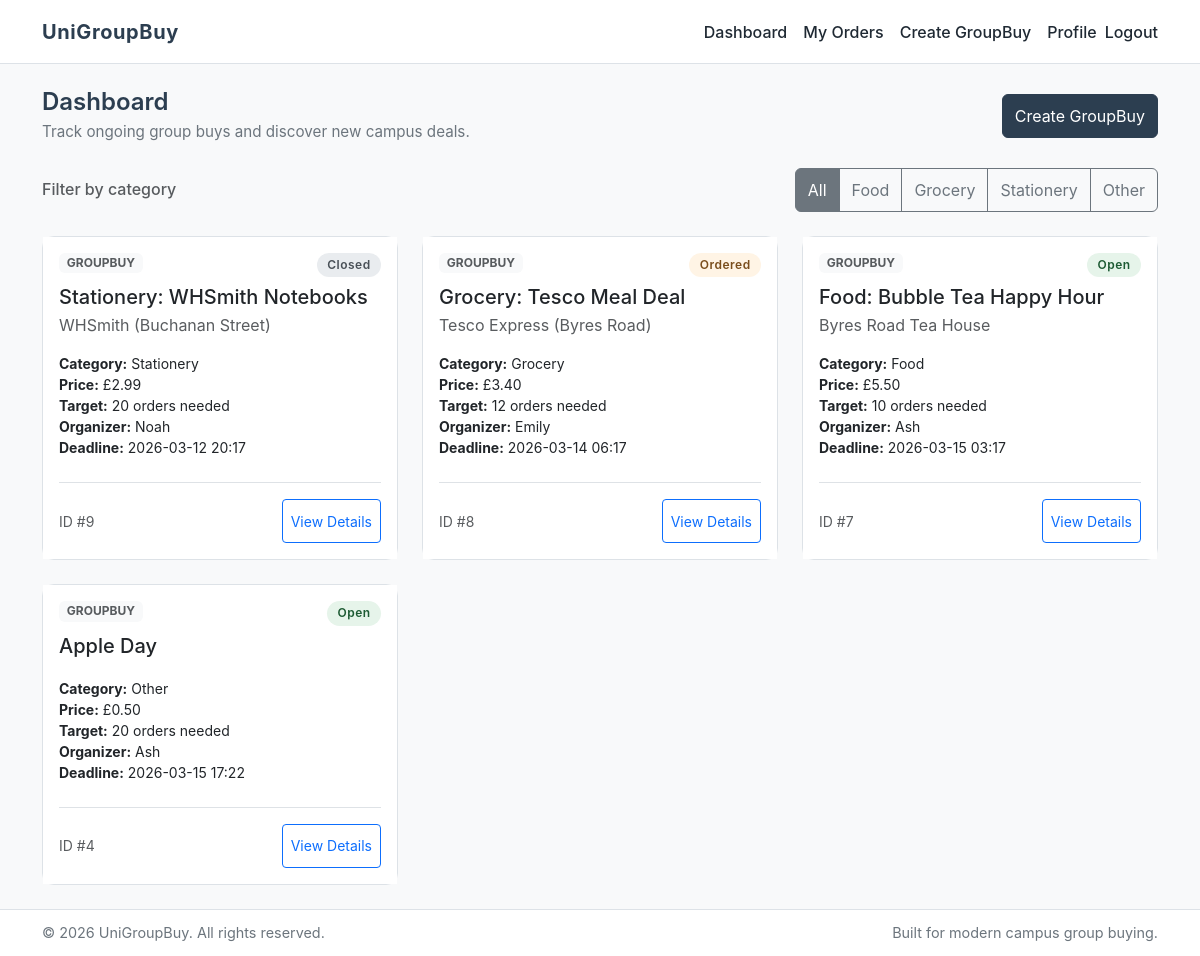
Screenshot of / (signed in) with the database file from the repository.
### groupbuy/models.py (models this page shows, shortened)
class GroupBuy(models.Model):
    CATEGORY_FOOD = "Food"
    CATEGORY_GROCERY = "Grocery"
    CATEGORY_STATIONERY = "Stationery"
    CATEGORY_OTHER = "Other"
    CATEGORY_CHOICES = [
        (CATEGORY_FOOD, "Food"),
        (CATEGORY_GROCERY, "Grocery"),
        (CATEGORY_STATIONERY, "Stationery"),
        (CATEGORY_OTHER, "Other"),
    ]
    STATUS_OPEN = "open"
    STATUS_ORDERED = "ordered"
    STATUS_CLOSED = "closed"
    STATUS_CHOICES = [
        (STATUS_OPEN, "Open"),
        (STATUS_ORDERED, "Ordered"),
        (STATUS_CLOSED, "Closed"),
    ]
    title = models.CharField(max_length=200)
    store_name = models.CharField(max_length=200, blank=True, null=True)
    category = models.CharField(max_length=20, choices=CATEGORY_CHOICES, blank=True, null=True)
    deadline = models.DateTimeField(blank=True, null=True)
    pickup_instructions = models.TextField(blank=True, null=True)
    description = models.TextField(blank=True, null=True)
    price = models.DecimalField(max_digits=8, decimal_places=2)
    target_quantity = models.IntegerField()
    status = models.CharField(max_length=20, choices=STATUS_CHOICES, default=STATUS_OPEN)
    created_by = models.ForeignKey(User, on_delete=models.CASCADE)
    created_at = models.DateTimeField(auto_now_add=True)

### mysite/views.py (the view)
# urls.py: path('', views.dashboard, name="dashboard"),
@login_required
def dashboard(request):
    now = timezone.now()
    sample_organizers = [
        "Ash",
        "Emily",
        "Noah",
    ]
    organizer_users = []
    for username in sample_organizers:
        user, created = User.objects.get_or_create(username=username)
        if created:
            user.set_unusable_password()
            user.save(update_fields=["password"])
        organizer_users.append(user)
    sample_groupbuys = [
        {
            "title": "Food: Bubble Tea Happy Hour",
            "store_name": "Byres Road Tea House",
            "category": GroupBuy.CATEGORY_FOOD,
            "description": "From Byres Road Tea House. Meet at the University of Glasgow library entrance at 6:30 PM.",
            "pickup_instructions": "Meet at the University of Glasgow library entrance at 6:30 PM.",
            "deadline": now + timedelta(days=2, hours=3),
            "price": Decimal("5.50"),
            "target_quantity": 10,
            "status": GroupBuy.STATUS_OPEN,
            "created_by": organizer_users[0],
        },
        {
            "title": "Grocery: Tesco Meal Deal",
            "store_name": "Tesco Express (Byres Road)",
            "category": GroupBuy.CATEGORY_GROCERY,
            "description": "Pick up near Gilmorehill Campus. We will split the discount once we reach the target.",
            "pickup_instructions": "Pick up near Gilmorehill Campus.",
            "deadline": now + timedelta(days=1, hours=6),
            "price": Decimal("3.40"),
            "target_quantity": 12,
            "status": GroupBuy.STATUS_ORDERED,
            "created_by": organizer_users[1],
        },
        {
            "title": "Stationery: WHSmith Notebooks",
            "store_name": "WHSmith (Buchanan Street)",
            "category": GroupBuy.CATEGORY_STATIONERY,
            "description": "Collect at Buchanan Street. Perfect for exam revision notes and group study sessions.",
            "pickup_instructions": "Collect at Buchanan Street.",
            "deadline": now - timedelta(hours=4),
            "price": Decimal("2.99"),
            "target_quantity": 20,
            "status": GroupBuy.STATUS_CLOSED,
            "created_by": organizer_users[2],
        },
    ]
    for sample in sample_groupbuys:
        groupbuy, _created = GroupBuy.objects.get_or_create(
            title=sample["title"],
            defaults={
                "description": sample["description"],
                "store_name": sample["store_name"],
                "category": sample["category"],
                "pickup_instructions": sample["pickup_instructions"],
                "deadline": sample["deadline"],
                "price": sample["price"],
                "target_quantity": sample["target_quantity"],
                "status": sample["status"],
                "created_by": sample["created_by"],
            },
        )
        if groupbuy.created_by_id == request.user.id:
            groupbuy.created_by = sample["created_by"]
            groupbuy.save(update_fields=["created_by"])
        updated_fields = []
        if groupbuy.store_name != sample["store_name"]:
            groupbuy.store_name = sample["store_name"]
            updated_fields.append("store_name")
        if groupbuy.category != sample["category"]:
            groupbuy.category = sample["category"]
            updated_fields.append("category")
        if groupbuy.pickup_instructions != sample["pickup_instructions"]:
            groupbuy.pickup_instructions = sample["pickup_instructions"]
            updated_fields.append("pickup_instructions")
        if groupbuy.description != sample["description"]:
            groupbuy.description = sample["description"]
            updated_fields.append("description")
        if groupbuy.deadline != sample["deadline"]:
            groupbuy.deadline = sample["deadline"]
            updated_fields.append("deadline")
        if groupbuy.status != sample["status"]:
            groupbuy.status = sample["status"]
            updated_fields.append("status")
        if updated_fields:
            groupbuy.save(update_fields=updated_fields)
    groupbuys = GroupBuy.objects.all().order_by("-created_at")
    for groupbuy in groupbuys:
        groupbuy.display_category = groupbuy.category or "Other"
        if not groupbuy.deadline:
            groupbuy.deadline = now + timedelta(days=3)
            groupbuy.save(update_fields=["deadline"])
    return render(request, "dashboard.html", {
        "groupbuys": groupbuys
    })

### templates/dashboard.html (shortened to what this page needs)
{% extends "base.html" %} {% block title %}Dashboard | UniGroupBuy{% endblock %}
{% block content %}
<section class="mb-4">
    <div class="d-flex flex-column flex-md-row justify-content-between align-items-start align-items-md-center gap-3">
        <div>
            <h1 class="page-header-title mb-1">Dashboard</h1>
            <p class="page-header-subtitle mb-0">
                Track ongoing group buys and discover new campus deals.
            </p>
        </div>
        <div class="d-flex flex-wrap gap-2">
            <a href="{% url 'create_groupbuy' %}" class="btn btn-primary" aria-label="Create a new group buy">
                Create GroupBuy
            </a>
        </div>
    </div>
</section>
<section class="mb-4">
    <div class="d-flex flex-wrap justify-content-between align-items-center gap-3">
        <h2 class="h6 text-muted mb-0">Filter by category</h2>
        <div class="btn-group" role="group" aria-label="Filter group buys by category">
            <button type="button" class="btn btn-outline-secondary js-category-filter active" data-filter="all" aria-pressed="true">All</button>
            <button type="button" class="btn btn-outline-secondary js-category-filter" data-filter="Food" aria-pressed="false">Food</button>
            <button type="button" class="btn btn-outline-secondary js-category-filter" data-filter="Grocery" aria-pressed="false">Grocery</button>
            <button type="button" class="btn btn-outline-secondary js-category-filter" data-filter="Stationery" aria-pressed="false">Stationery</button>
            <button type="button" class="btn btn-outline-secondary js-category-filter" data-filter="Other" aria-pressed="false">Other</button>
        </div>
    </div>
</section>
<section aria-label="Group buy list">
    <div class="row g-4 js-groupbuy-list">
        {% for groupbuy in groupbuys %}
        <div class="col-12 col-sm-6 col-lg-4" data-category="{{ groupbuy.category|default:'Other' }}">
            <article class="card groupbuy-card h-100">
                <div class="card-body d-flex flex-column">
                    <div class="d-flex justify-content-between align-items-start mb-2">
                        <span class="badge bg-light text-muted text-uppercase small">GroupBuy</span>
                        <span class="status-badge status-{{ groupbuy.status|default:'open' }}">
                            {{ groupbuy.get_status_display|default:"Open" }}
                        </span>
                    </div>
                    <h2 class="h5 mb-1">{{ groupbuy.title }}</h2>
                    <p class="text-muted mb-3">{{ groupbuy.store_name|default:"" }}</p>
                    <ul class="list-unstyled small mb-4 flex-grow-1">
                        <li><strong>Category:</strong> {{ groupbuy.category|default:"Other" }}</li>
                        <li><strong>Price:</strong> £{{ groupbuy.price }}</li>
                        <li><strong>Target:</strong> {{ groupbuy.target_quantity }} orders needed</li>
                        <li><strong>Organizer:</strong> {{ groupbuy.created_by.username }}</li>
                        <li>
                            <strong>Deadline:</strong>
                            {% if groupbuy.deadline %}{{ groupbuy.deadline|date:"Y-m-d H:i" }}{% else %}—{% endif %}
                        </li>
                    </ul>
                    <div class="d-flex justify-content-between align-items-center mt-auto pt-3 border-top">
                        <span class="text-muted small">ID #{{ groupbuy.id }}</span>
                        <div class="btn-group gap-2" role="group" aria-label="Group buy actions">
                            <a href="{% url 'groupbuy_detail' groupbuy.id %}" class="btn btn-sm btn-outline-primary">
                                View Details
                            </a>
                        </div>
                    </div>
                </div>
            </article>
        </div>
        {% empty %}
        <div class="col-12 text-center py-5">
            <h3 class="h5 text-muted">No group buys found.</h3>
            <p class="text-muted">Be the first to create one!</p>
        </div>
        {% endfor %}
    </div>
</section>
{% endblock %}

### static/css/style.css (style rules this page uses)
:root { --color-primary: #2c3e50; --color-accent: #3498db; --color-background: #f8f9fa; --color-surface: #ffffff; --color-border-subtle: #dde2e7; --color-text-main: #1f2933; --color-text-muted: #6c757d; --color-focus-ring: #1d72f3; --app-footer-height: 64px; }
*, *::before, *::after { box-sizing: border-box; }
html { scroll-behavior: smooth; }
body { margin: 0; min-height: 100vh; padding-bottom: var(--app-footer-height); font-family: "Inter", -apple-system, BlinkMacSystemFont, "Segoe UI", system-ui, sans-serif; background-color: var(--color-background); color: var(--color-text-main); text-rendering: optimizeLegibility; -webkit-font-smoothing: antialiased; }
a { color: var(--color-accent); text-decoration: none; }
.btn-primary { background-color: var(--color-primary); border-color: var(--color-primary); }
.btn { min-height: 44px; min-width: 44px; display: inline-flex; align-items: center; justify-content: center; }
.page-header-title { font-size: 1.5rem; font-weight: 600; color: var(--color-primary); }
.page-header-subtitle { font-size: 0.95rem; color: var(--color-text-muted); }
.card { border-radius: 0.75rem; border-color: var(--color-border-subtle); transition: box-shadow 0.18s ease, transform 0.18s ease, border-color 0.18s ease; }
.card-body { background-color: var(--color-surface); }
.groupbuy-card { cursor: pointer; }
.status-badge { display: inline-flex; align-items: center; padding: 0.2rem 0.65rem; border-radius: 999px; font-size: 0.75rem; font-weight: 600; letter-spacing: 0.04em; }
.status-open { background-color: #e6f4ea; color: #1e5b34; }
.status-ordered { background-color: #fff4e5; color: #7a4e1d; }
.status-closed { background-color: #e9ecef; color: #495057; }

### rows the page displays
GroupBuy: status "Closed", title "Stationery: WHSmith Notebooks", store_name "WHSmith (Buchanan Street)", category "Stationery", price "2.99", target_quantity "20", created_by.username "Noah", deadline "2026-03-12 20:17", id "9"
GroupBuy: status "Ordered", title "Grocery: Tesco Meal Deal", store_name "Tesco Express (Byres Road)", category "Grocery", price "3.40", target_quantity "12", created_by.username "Emily", deadline "2026-03-14 06:17", id "8"
GroupBuy: status "Open", title "Food: Bubble Tea Happy Hour", store_name "Byres Road Tea House", category "Food", price "5.50", target_quantity "10", created_by.username "Ash", deadline "2026-03-15 03:17", id "7"
GroupBuy: status "Open", title "Apple Day", category "Other", price "0.50", target_quantity "20", created_by.username "Ash", deadline "2026-03-15 17:22", id "4"
